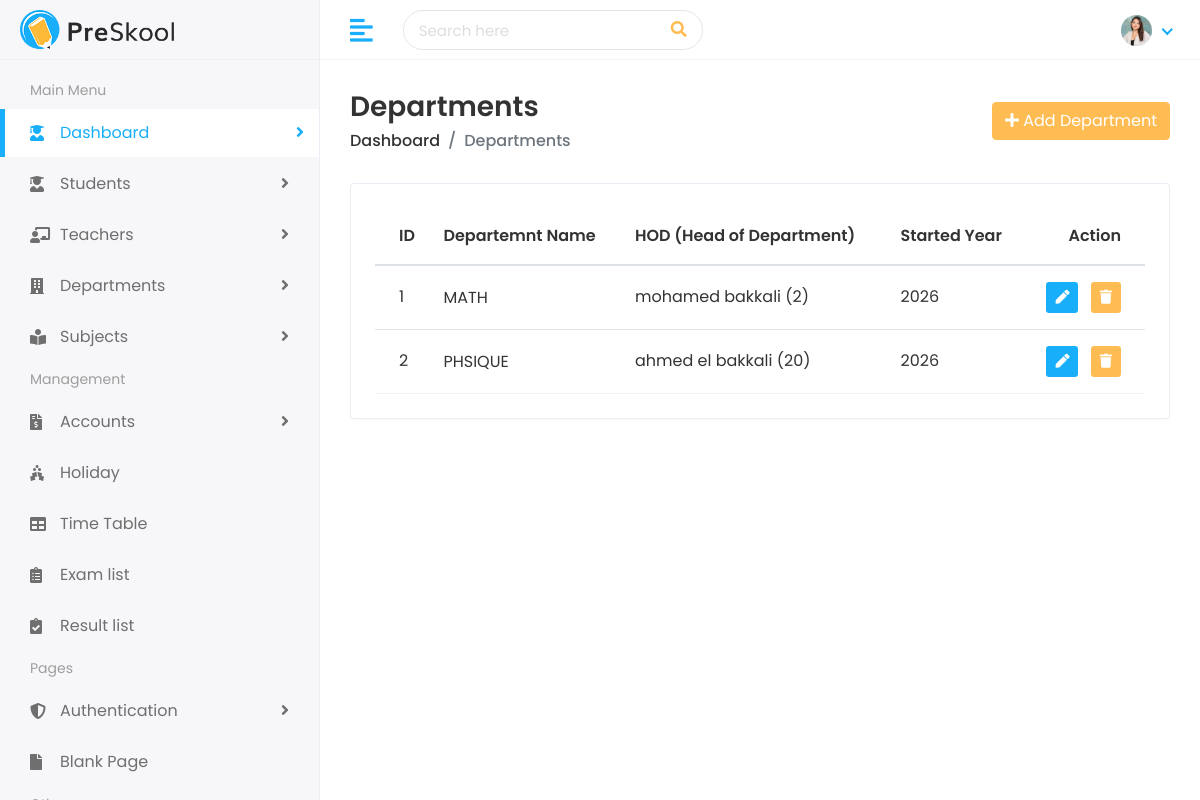
Screenshot of /departments/ (signed in) with the database file from the repository.
### faculty/models.py (models this page shows, shortened)
class Department(models.Model):
    name = models.CharField(max_length=150)
    head_of_department = models.ForeignKey(Teacher, on_delete=models.SET_NULL, null=True, blank=True, related_name='headed_departments')
    description = models.TextField(blank=True)
    created_at = models.DateTimeField(auto_now_add=True)

### teacher/models.py (models this page shows)
class Teacher(models.Model) :
  first_name = models.CharField(max_length=100)
  last_name = models.CharField(max_length=100)
  teacher_id = models.CharField(max_length=20 , unique=True)
  gender = models.CharField(max_length=10 , choices=[('Male' , 'Male'), ('Female' , 'Female')])
  date_of_birth = models.DateField()
  joining_date = models.DateField()
  mobile_number = models.CharField(max_length=15)
  teacher_image = models.ImageField(upload_to='teachers/' , blank=True)
  def __str__(self) :
    return f"{self.first_name} {self.last_name} ({self.teacher_id})"

### faculty/views.py (the view)
# urls.py: path('departments/', views.DepartmentListView.as_view(), name='department-list'),
class DepartmentListView(LoginRequiredMixin, ListView):
    model = Department
    template_name = 'faculty/department_list.html'
    context_object_name = 'department_list'

### faculty/templates/faculty/department_list.html (shortened to what this page needs)
{% extends 'Home/base.html' %}
{% load static %}
{% block body %}
<div class="page-wrapper">
    <div class="content container-fluid">
        <div class="page-header">
            <div class="row align-items-center">
                <div class="col">
                    <h3 class="page-title">Departments</h3>
                    <ul class="breadcrumb">
                        <li class="breadcrumb-item"><a href="{% url 'admin_dashboard' %}">Dashboard</a></li>
                        <li class="breadcrumb-item active">Departments</li>
                    </ul>
                </div>
                <div class="col-auto text-right float-right ml-auto">
                    <a href="{% url 'department-add' %}" class="btn btn-primary"><i class="fas fa-plus"></i> Add Department</a>
                </div>
            </div>
        </div>
        <div class="row">
            <div class="col-sm-12">
                <div class="card card-table">
                    <div class="card-body">
                        <div class="table-responsive">
                            <table class="table table-hover table-center mb-0 datatable">
                                <thead>
                                    <tr>
                                        <th>ID</th>
                                        <th>Departemnt Name</th>
                                        <th>HOD (Head of Department)</th>
                                        <th>Started Year</th>
                                        <th class="text-right">Action</th>
                                    </tr>
                                </thead>
                                <tbody>
                                    {% for item in department_list %}
                                    <tr>
                                        <td>{{ item.id }}</td>
                                        <td>
                                            <h2><a>{{ item.name }}</a></h2>
                                        </td>
                                        <td>{{ item.head_of_department|default:"-" }}</td>
                                        <td>{{ item.created_at|date:"Y" }}</td>
                                        <td class="text-right">
                                            <div class="actions">
                                                <a href="{% url 'department-edit' item.id %}" class="btn btn-sm bg-success-light mr-2">
                                                    <i class="fas fa-pen"></i>
                                                </a>
                                                <form action="{% url 'department-delete' item.id %}" method="POST" style="display:inline;">
                                                    <button type="submit" class="btn btn-sm bg-danger-light" onclick="return confirm('Êtes-vous sûr de vouloir supprimer {{ item.name }} ?');">
                                                        <i class="fas fa-trash"></i>
                                                    </button>
                                                </form>
                                            </div>
                                        </td>
                                    </tr>
                                    {% empty %}
                                    <tr>
                                        <td colspan="5" class="text-center">No Departments Found</td>
                                    </tr>
                                    {% endfor %}
                                </tbody>
                            </table>
                        </div>
                    </div>
                </div>
            </div>
        </div>
    </div>
</div>
{% endblock %}

### static/assets/css/style.css (style rules this page uses)
html { height: 100%; }
body { background-color: #fff; color: #333; font-family: 'Poppins', sans-serif; font-size: 1rem; height: 100%; line-height: 1.5; overflow-x: hidden; }
h1, h2, h3, h4, h5, h6 { font-family: 'Poppins', sans-serif; margin-top: 0; }
input, input:focus, button, button:focus { outline: none; }
ul, ol { padding: 0px; list-style: none; }
.table { color: #333; max-width: 100%; margin-bottom: 0; width: 100%; }
table.table td h2 { display: inline-block; font-size: inherit; font-weight: 400; margin: 0; padding: 0; vertical-align: middle; }
table.table td h2 a { color: #333; }
.table thead tr th { font-weight: 600; }
.table tbody tr { border-bottom: 1px solid rgba(0, 0, 0, 0.05); }
.table.table-center td, .table.table-center th { vertical-align: middle; }
.card-table .card-body .table > thead > tr > th { border-top: 0; }
.card-table .card-body .table tr td:first-child, .card-table .card-body .table tr th:first-child { padding-left: 1.5rem; }
.card-table .card-body .table tr td:last-child, .card-table .card-body .table tr th:last-child { padding-right: 1.5rem; }
.card-table .table td, .card-table .table th { border-top: 1px solid #e2e5e8; padding: 1rem 0.75rem; white-space: nowrap; }
.btn-primary { background-color: #FFBC53; border: 1px solid #FFBC53; }
.card { border: 1px solid #ececf5; box-shadow: 0 1px 3px 0 rgba(0, 0, 0, 0.03); margin-bottom: 1.875rem; }
.card-body { padding: 1.5rem; }
.bg-danger-light { background-color:#FFBC53 !important; color:#fff !important; }
.bg-success-light { background-color: #18aefa; color: #fff; }
.page-wrapper { margin-left: 320px; padding-top: 60px; position: relative; transition: all 0.4s ease; }
.page-wrapper > .content { padding: 1.875rem 1.875rem 0; }
.page-header { margin-bottom: 1.875rem; }
.page-header .breadcrumb { background-color: transparent; color: #6c757d; font-size: 1rem; font-weight: 500; margin-bottom: 0; padding: 0; }
.page-header .breadcrumb a { color: #333; }
.page-title { font-size: 28px; font-weight: 600; color: #333; margin-bottom: 5px; }

### rows the page displays
Department: id "1", name "MATH", head_of_department "mohamed bakkali (2)", created_at "2026"
Department: id "2", name "PHSIQUE", head_of_department "ahmed el bakkali (20)", created_at "2026"
